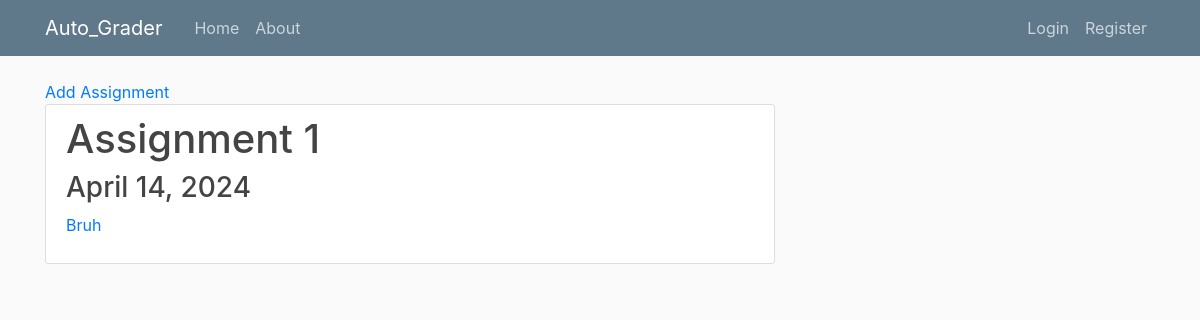
Before: /tas/course/CS221 with the older database file.
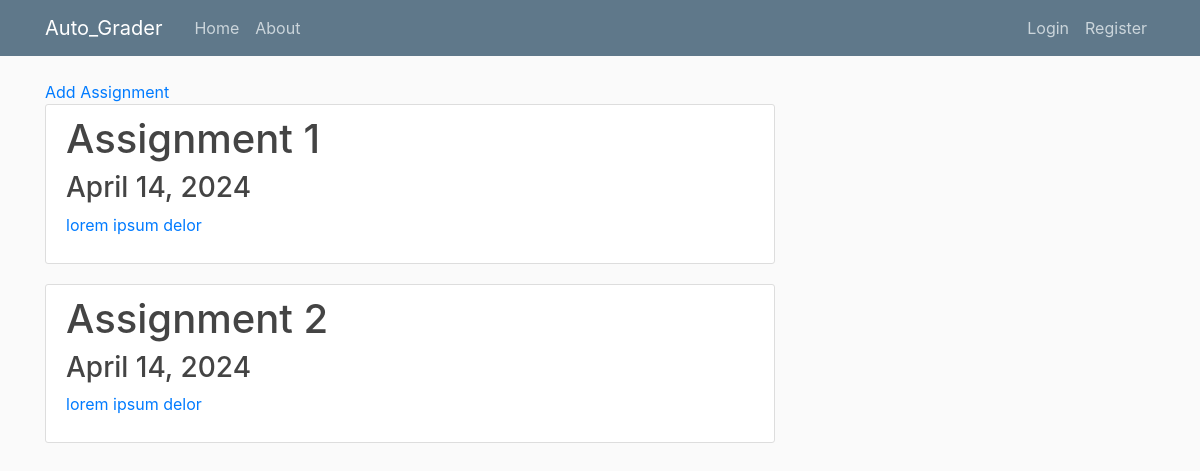
After: the same page with the newer database file.
### assignment/models.py (models this page shows, shortened)
class Assignment(models.Model):
    course = models.ForeignKey(Course, on_delete=models.CASCADE)
    title = models.CharField(max_length=200)
    description = models.TextField()
    due_date = models.DateField()

### tas/views.py (the view)
# urls.py: path('course/<course_code>', views.course, name='course'),
def course(req, course_code):
    name = req.user.username
    course = Course.objects.get(code=course_code)
    assignments = Assignment.objects.filter(course=course)
    return render(req, "tas/course.html" , { 'assignments' : assignments , 'name' : name , 'course' : course_code })

### tas/templates/tas/course.html (shortened to what this page needs)
{% extends "tas/base.html" %}
{% block content %}
<div>
    <a href="{% url "addassignment" course %}">Add Assignment</a>
    <div class="assignments">
        {% for ass in assignments %}
        <a href="{% url "submissions" course ass.pk %}">
            <div class="ass content-section" id="ass{{ ass.pk }}">
                <h1> {{ass.title}} </h1>
                <h3> {{ass.due_date}} </h3>
                <p> {{ass.description}} </p>
            </div>
        </a>
            {% endfor %}
    </div>
</div>
{% endblock content %}

Changed rows visible on the page:
changed Assignment "Assignment 1": description "Bruh" → "lorem ipsum delor"
now on this page (row edited): Assignment: title "Assignment 2", due_date "April 14, 2024", description "lorem ipsum delor"
